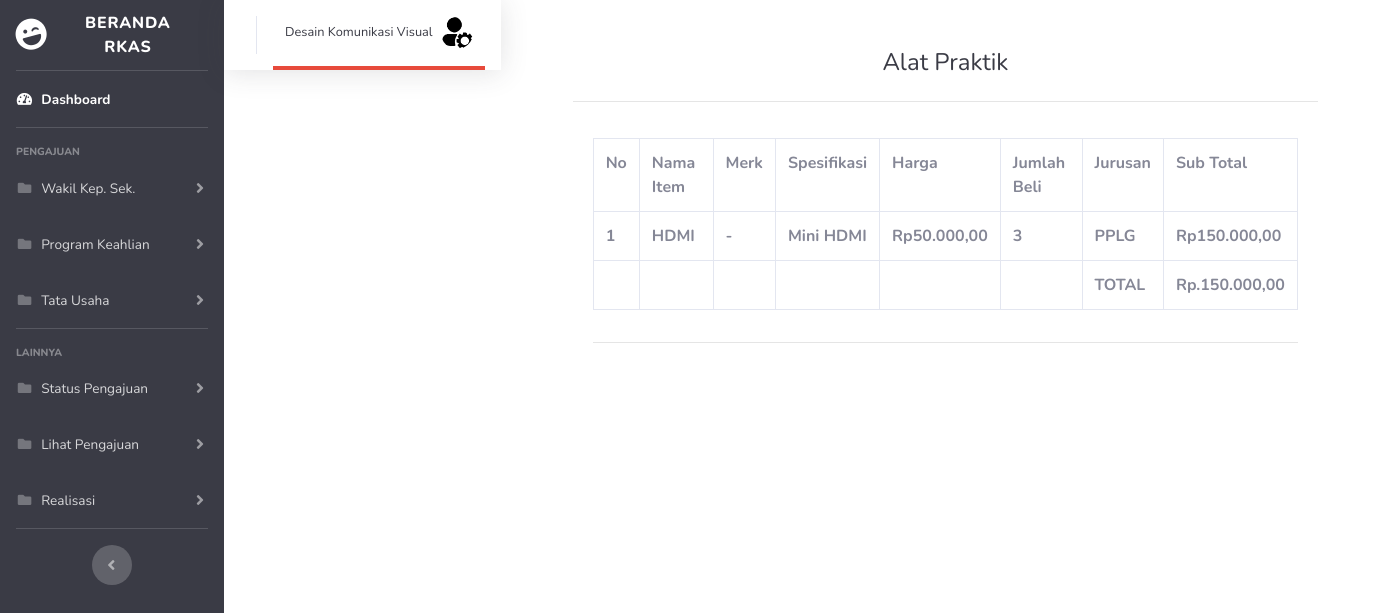
The app's page /rkas/alat_praktik.php?id=6083232 with its own data.
### tables this page shows
CREATE TABLE `tb_user` (
  `id_user` int(10) NOT NULL,
  `nama_user` varchar(60) NOT NULL,
  `nama` char(100) NOT NULL,
  `password` varchar(100) NOT NULL,
  `id_bagian` int(4) NOT NULL,
  `status` varchar(30) NOT NULL
);

CREATE TABLE `tb_alat` (
  `id_alat` int(11) NOT NULL,
  `sumber_dana` varchar(10) NOT NULL,
  `tahun_ajuan` int(4) NOT NULL,
  `item` varchar(50) NOT NULL,
  `merk` varchar(50) NOT NULL,
  `spesifikasi` varchar(50) NOT NULL,
  `harga` int(10) NOT NULL,
  `qty` int(20) NOT NULL,
  `subtotal` int(50) NOT NULL,
  `contoh_gambar` varchar(50) NOT NULL,
  `bukti` varchar(50) NOT NULL,
  `tanggal_order` date NOT NULL,
  `link` varchar(255) NOT NULL,
  `kebutuhan_untuk` text NOT NULL,
  `jurusan` char(50) NOT NULL,
  `status` varchar(50) NOT NULL,
  `status_order` char(10) NOT NULL,
  `status_bayar` varchar(10) NOT NULL
);

### rkas/alat_praktik.php (the view, shortened to what this page needs)
<!DOCTYPE html>
<html lang="en">
<?php
include "koneksi.php";
$id = $_GET['id'];
$sql = mysqli_query($conn, "SELECT * FROM tb_alat");
$sql1 = mysqli_query($conn, "SELECT * FROM tb_user WHERE id_user='$id'");
?>
<head>
    <link href="vendor/fontawesome-free/css/all.min.css" rel="stylesheet" type="text/css">
    <link href="css/sb-admin-2.css" rel="stylesheet">
</head>
<body id="page-top">
        <div id="wrapper">
<ul class="navbar-nav bg-gray-900 sidebar sidebar-dark accordion" id="accordionSidebar">
    <a class="sidebar-brand d-flex align-items-center justify-content-center" href="admin.php?id=<?= $id ?>">
        <div class="sidebar-brand-icon rotate-n-15">
            <i class="fas fa-laugh-wink"></i>
        </div>
        <div class="sidebar-brand-text mx-3">Beranda RKAS </div>
    </a>
    <hr class="sidebar-divider my-0">
    <li class="nav-item active">
        <a class="nav-link" href="admin.php?id=<?= $id ?>">
            <i class="fas fa-fw fa-tachometer-alt"></i>
            <span>Dashboard</span></a>
    </li>
    <hr class="sidebar-divider">
    <div class="sidebar-heading">
        PENGAJUAN
    </div>
    <li class="nav-item">
        <a class="nav-link collapsed" href="#" data-toggle="collapse" data-target="#collapseTwo"
            aria-expanded="true" aria-controls="collapseTwo">
            <i class="fas fa-fw fa-folder"></i>
            <span>Wakil Kep. Sek.</span>
        </a>
    </li>
    <li class="nav-item">
        <a class="nav-link collapsed" href="#" data-toggle="collapse" data-target="#collapseUtilities"
            aria-expanded="true" aria-controls="collapseUtilities">
            <i class="fas fa-fw fa-folder"></i>
            <span>Program Keahlian</span>
        </a>
    </li>
    <li class="nav-item">
        <a class="nav-link collapsed" href="#" data-toggle="collapse" data-target="#TU"
            aria-expanded="true" aria-controls="collapseUtilities">
            <i class="fas fa-fw fa-folder"></i>
            <span>Tata Usaha</span>
        </a>
    </li>
    <hr class="sidebar-divider">
    <div class="sidebar-heading">
        Lainnya
    </div>
    <li class="nav-item">
        <a class="nav-link collapsed" href="#" data-toggle="collapse" data-target="#status"
            aria-expanded="true" aria-controls="collapsePages">
            <i class="fas fa-fw fa-folder"></i>
            <span>Status Pengajuan</span>
        </a>
    </li>
    <li class="nav-item">
        <a class="nav-link collapsed" href="#" data-toggle="collapse" data-target="#lihat"
            aria-expanded="true" aria-controls="collapsePages">
            <i class="fas fa-fw fa-folder"></i>
            <span>Lihat Pengajuan</span>
        </a>
    </li>
    <li class="nav-item">
                <a class="nav-link collapsed" href="#" data-toggle="collapse" data-target="#realisasi"
                    aria-expanded="true" aria-controls="collapsePages">
                    <i class="fas fa-fw fa-folder"></i>
                    <span>Realisasi</span>
                </a>
            </li>
    <hr class="sidebar-divider d-none d-md-block">
    <div class="text-center d-none d-md-inline">
        <button class="rounded-circle border-0" id="sidebarToggle"></button>
    </div>
</ul>
<nav class="navbar navbar-expand navbar-light bg-white topbar mb-4 static-top shadow">
            <ul class="navbar-nav ml-auto">
                <li class="nav-item dropdown no-arrow">
                    <a class="nav-link dropdown-toggle border-bottom-danger" href="#" id="userDropdown" role="button"
                        data-toggle="dropdown" aria-haspopup="true" aria-expanded="false">
                        <span class="mr-2 d-none d-lg-inline text-gray-900 small"><?php foreach ($sql1 as $row) :
                        echo $row['nama'];
                            endforeach;
                            ?></span>
                        <img class="img-profile rounded-circle "
                            src="img/opprofil.png">
                    </a>
                </li>
            </ul>
        </nav>
        <div class="container">
        <div class="p-5">
        <div class="text-center">
                                <h1 class="h4 text-gray-900 mb-4">Alat Praktik</h1>
                                <hr>
                            </div>
        <div class="card-body">
                        <div class="table-responsive">
                                <table class="table table-bordered" id="dataTable" width="100%" cellspacing="0">
                                <tr>
                                            <th>No</th>
                                            <th>Nama Item</th>
                                            <th>Merk</th>
                                            <th>Spesifikasi</th>
                                            <th>Harga</th>
                                            <th>Jumlah Beli</th>
                                            <th>Jurusan</th>
                                            <th>Sub Total</th>
                                    </tr>
                                    <?php $no = 0;?>
                                    <?php foreach ($sql as $row) : ?>
                                    <tr>
                                    <th><?php $no += 1; echo $no;?></th>
                                    <th><?= $row["item"];?></th>
                                    <th><?= $row["merk"];?></th>
                                    <th><?= $row["spesifikasi"];?></th>
                                    <th>Rp<?= number_format($row["harga"], 2, ',', '.'); ?></th>
                                    <th><?= $row["qty"];?></th>
                                    <th><?= $row["jurusan"];?></th>
                                    <th>Rp<?= number_format($row["subtotal"], 2, ',', '.'); ?></th>
                                    <?php endforeach;
                                $total_query = mysqli_query($conn, "SELECT SUM(subtotal) FROM tb_alat");
                                $total_result = $total_query->fetch_array(MYSQLI_NUM);
                                $total = $total_result[0];
                                $formatted_total = number_format($total, 2, ',', '.');
                                    ?>
                                    </tr>
                                    <tr>
                                    <th></th>
                                    <th></th>
                                    <th></th>
                                    <th></th>
                                    <th></th>
                                    <th></th>
                                    <th>TOTAL</th>
                                    <th>Rp.<?= $formatted_total ?></th>
                                    </tr>
                                </table>
                        </div>
                                <hr>
                        </div>
</body>
</html>

### records on screen
tb_user: nama "Desain Komunikasi Visual"
tb_alat: item "HDMI", merk "-", spesifikasi "Mini HDMI", harga "50.000,00", qty "3", jurusan "PPLG", subtotal "150.000,00"

### other values on screen
$formatted_total "150.000,00"
